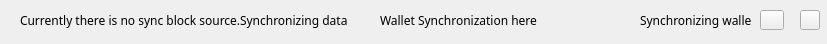
<?xml version="1.0" encoding="UTF-8"?>
<ui version="4.0">
 <class>BottomBar</class>
 <widget class="QWidget" name="BottomBar">
  <property name="geometry">
   <rect>
    <x>0</x>
    <y>0</y>
    <width>827</width>
    <height>44</height>
   </rect>
  </property>
  <property name="font">
   <font>
    <family>微软雅黑</family>
   </font>
  </property>
  <property name="windowTitle">
   <string>Form</string>
  </property>
  <widget class="QToolButton" name="signalBtn">
   <property name="geometry">
    <rect>
     <x>760</x>
     <y>10</y>
     <width>24</width>
     <height>20</height>
    </rect>
   </property>
   <property name="cursor">
    <cursorShape>PointingHandCursor</cursorShape>
   </property>
   <property name="focusPolicy">
    <enum>Qt::NoFocus</enum>
   </property>
   <property name="text">
    <string/>
   </property>
  </widget>
  <widget class="QLabel" name="syncLabel">
   <property name="geometry">
    <rect>
     <x>180</x>
     <y>13</y>
     <width>131</width>
     <height>16</height>
    </rect>
   </property>
   <property name="styleSheet">
    <string notr="true">color: rgb(255, 255, 255);</string>
   </property>
   <property name="text">
    <string/>
   </property>
  </widget>
  <widget class="QLabel" name="warningLabel">
   <property name="geometry">
    <rect>
     <x>87</x>
     <y>10</y>
     <width>18</width>
     <height>18</height>
    </rect>
   </property>
   <property name="text">
    <string/>
   </property>
  </widget>
  <widget class="QLabel" name="warningLabel2">
   <property name="geometry">
    <rect>
     <x>20</x>
     <y>10</y>
     <width>221</width>
     <height>20</height>
    </rect>
   </property>
   <property name="styleSheet">
    <string notr="true"/>
   </property>
   <property name="text">
    <string>Currently there is no sync block source.</string>
   </property>
  </widget>
  <widget class="QToolButton" name="lockBtn">
   <property name="geometry">
    <rect>
     <x>800</x>
     <y>10</y>
     <width>20</width>
     <height>20</height>
    </rect>
   </property>
   <property name="cursor">
    <cursorShape>PointingHandCursor</cursorShape>
   </property>
   <property name="focusPolicy">
    <enum>Qt::NoFocus</enum>
   </property>
   <property name="text">
    <string/>
   </property>
  </widget>
  <widget class="QLabel" name="promptlabel">
   <property name="geometry">
    <rect>
     <x>240</x>
     <y>10</y>
     <width>161</width>
     <height>20</height>
    </rect>
   </property>
   <property name="text">
    <string>Synchronizing data</string>
   </property>
  </widget>
  <widget class="QLabel" name="warningLabel2_2">
   <property name="geometry">
    <rect>
     <x>380</x>
     <y>10</y>
     <width>201</width>
     <height>20</height>
    </rect>
   </property>
   <property name="styleSheet">
    <string notr="true"/>
   </property>
   <property name="text">
    <string>Wallet Synchronization here</string>
   </property>
  </widget>
  <widget class="QLabel" name="promptlabel_2">
   <property name="geometry">
    <rect>
     <x>640</x>
     <y>10</y>
     <width>111</width>
     <height>20</height>
    </rect>
   </property>
   <property name="text">
    <string>Synchronizing wallet</string>
   </property>
  </widget>
  <widget class="QLabel" name="syncLabel_2">
   <property name="geometry">
    <rect>
     <x>600</x>
     <y>10</y>
     <width>131</width>
     <height>20</height>
    </rect>
   </property>
   <property name="styleSheet">
    <string notr="true">color: rgb(255, 255, 255);</string>
   </property>
   <property name="text">
    <string/>
   </property>
  </widget>
 </widget>
 <resources/>
 <connections/>
</ui>
